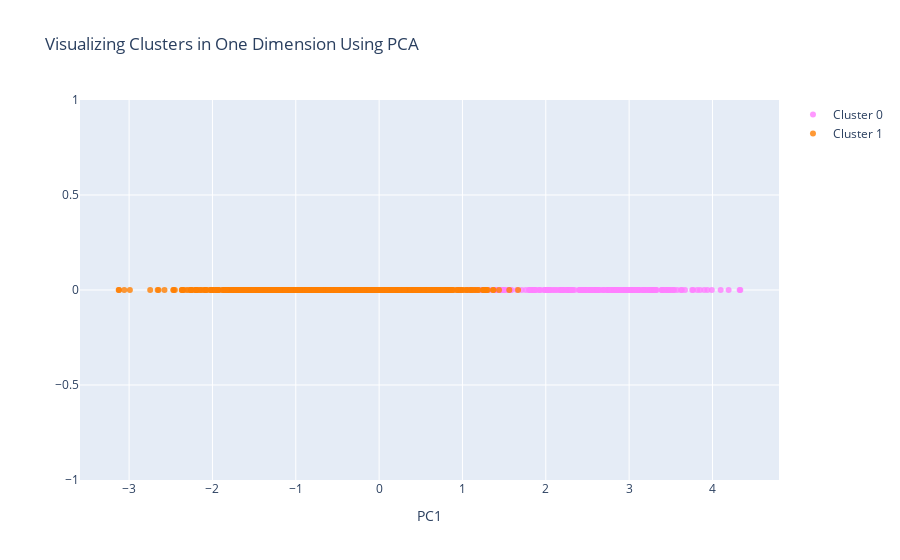

Here is the notebook cell this chart was saved with:
### Code cell
cluster_1d(df)

### Figure 1 — Plotly figure (JSON) as saved in the notebook; plotly's stock layout.template omitted (floating-point values rounded to 4 significant figures; data arrays with more than 128 entries replaced by an {"elided": "..."} marker saying what was removed)
{"data": [{"marker": {"color": "rgba(255, 128, 255, 0.8)"}, "mode": "markers", "name": "Cluster 0", "type": "scatter", "x": {"elided": "206 float values"}, "y": {"elided": "206 int values"}}, {"marker": {"color": "rgba(255, 128, 2, 0.8)"}, "mode": "markers", "name": "Cluster 1", "type": "scatter", "x": {"elided": "1094 float values"}, "y": {"elided": "1094 int values"}}], "layout": {"title": {"text": "Visualizing Clusters in One Dimension Using PCA"}, "xaxis": {"ticklen": 5, "title": {"text": "PC1"}, "zeroline": false}, "yaxis": {"ticklen": 5, "title": {"text": ""}, "zeroline": false}}}
